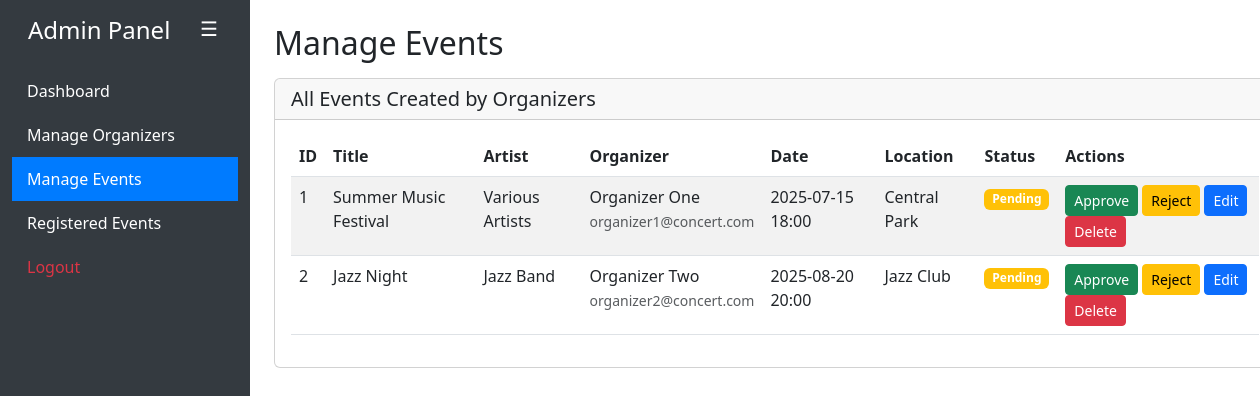
Screenshot of /adminFunc.php?section=events (signed in) with the database file from the repository.
### tables this page shows
CREATE TABLE IF NOT EXISTS events (
    id INT AUTO_INCREMENT PRIMARY KEY,
    organizer_id INT NOT NULL,
    title VARCHAR(255) NOT NULL,
    description TEXT,
    artist VARCHAR(255),
    event_date DATETIME NOT NULL,
    location VARCHAR(255) NOT NULL,
    image_path VARCHAR(255),
    status ENUM('approved', 'pending', 'rejected') NOT NULL DEFAULT 'pending',
    created_at TIMESTAMP DEFAULT CURRENT_TIMESTAMP,
    updated_at TIMESTAMP DEFAULT CURRENT_TIMESTAMP ON UPDATE CURRENT_TIMESTAMP,
    FOREIGN KEY (organizer_id) REFERENCES users(id) ON DELETE CASCADE
);

CREATE TABLE IF NOT EXISTS users (
    id INT AUTO_INCREMENT PRIMARY KEY,
    email VARCHAR(191) UNIQUE NOT NULL,
    password VARCHAR(255) NOT NULL,
    full_name VARCHAR(255) NOT NULL,
    role ENUM('admin', 'organizer', 'user') NOT NULL DEFAULT 'user',
    status ENUM('active', 'pending', 'rejected', 'deactivated') NOT NULL DEFAULT 'pending',
    created_at TIMESTAMP DEFAULT CURRENT_TIMESTAMP,
    updated_at TIMESTAMP DEFAULT CURRENT_TIMESTAMP ON UPDATE CURRENT_TIMESTAMP
);

### adminFunc.php (the view, shortened to what this page needs)
<?php
require_once 'config.php';
$csrf_token = $_SESSION['csrf_token'];
function h(string $s): string {
    return htmlspecialchars($s, ENT_QUOTES | ENT_SUBSTITUTE, 'UTF-8');
}
function get(string $k, $default = null) {
    return isset($_GET[$k]) ? trim((string)$_GET[$k]) : $default;
}
function whitelist(string $value, array $allowed, string $default): string {
    return in_array($value, $allowed, true) ? $value : $default;
}
$pdo = $db;
$section = whitelist(get('section', 'organizers'), ['organizers', 'events', 'registrations'], 'organizers');
$error   = '';
$organizers = [];
$events     = [];
try {
    if ($section === 'organizers') {
        $organizers = $pdo->query("
            SELECT id, full_name, email, status, created_at
            FROM users
            WHERE role = 'organizer'
            ORDER BY created_at DESC
        ")->fetchAll();
    } else {
        $events = $pdo->query("
            SELECT e.*, u.full_name AS organizer_name, u.email AS organizer_email
            FROM events e
            JOIN users u ON e.organizer_id = u.id
            ORDER BY e.created_at DESC
        ")->fetchAll();
    }
} catch (Throwable $e) {
    error_log("adminFunc fetch error: " . $e->getMessage());
    $error = $error ?: 'Failed to load data.';
}
?>
<!DOCTYPE html>
<html lang="en">
<head>
    <link href="https://cdn.jsdelivr.net/npm/bootstrap@5.3.0/dist/css/bootstrap.min.css" rel="stylesheet">
</head>
<body>
    <div class="container-fluid">
        <div class="row">
            <div class="col-md-2 sidebar" id="sidebar">
                <h4 class="text-white p-3">
                    <button class="menu-toggle-btn-inside" id="menuToggleBtnInside" onclick="toggleSidebar()">
                        ☰
                    </button>
                    <span class="panel-title">Admin Panel</span>
                </h4>
                <a href="index.php">Dashboard</a>
                <a href="adminFunc.php?section=organizers" class="<?php echo $section === 'organizers' ? 'active' : ''; ?>">Manage Organizers</a>
                <a href="adminFunc.php?section=events" class="<?php echo $section === 'events' ? 'active' : ''; ?>">Manage Events</a>
                <a href="adminFunc.php?section=registrations" class="<?php echo $section === 'registrations' ? 'active' : ''; ?>">Registered Events</a>
                <a href="logout.php" class="text-danger">Logout</a>
            </div>
            <div class="col-md-10 p-4 content-area" id="contentArea">
                <?php if ($section === 'organizers'): ?>
                    <h2>Manage Organizers</h2>
                    <div class="card mt-3">
                        <div class="card-header">
                            <h5 class="mb-0">All Registered Organizers</h5>
                        </div>
                        <div class="card-body">
                            <div class="table-responsive">
                                <table class="table table-striped">
                                    <thead>
                                        <tr>
                                            <th>ID</th>
                                            <th>Name</th>
                                            <th>Email</th>
                                            <th>Status</th>
                                            <th>Registered Date</th>
                                            <th>Actions</th>
                                        </tr>
                                    </thead>
                                    <tbody>
                                        <?php if ($organizers && count($organizers) > 0): ?>
                                            <?php foreach ($organizers as $o): ?>
                                                <tr>
                                                    <td><?php echo h((string)$o['id']); ?></td>
                                                    <td><?php echo h((string)$o['full_name']); ?></td>
                                                    <td><?php echo h((string)$o['email']); ?></td>
                                                    <td>
                                                        <?php
                                                        $status = (string)$o['status'];
                                                        $badgeClass = $status === 'active' ? 'bg-success' :
                                                            ($status === 'pending' ? 'bg-warning' :
                                                            ($status === 'rejected' ? 'bg-danger' : 'bg-secondary'));
                                                        ?>
                                                        <span class="badge <?php echo $badgeClass; ?>"><?php echo ucfirst($status); ?></span>
                                                    </td>
                                                    <td><?php echo date('Y-m-d H:i', strtotime((string)$o['created_at'])); ?></td>
                                                    <td>
                                                        <?php $oid = (int)$o['id']; ?>
                                                        <?php if ($status === 'pending'): ?>
                                                            <form method="post" action="adminFunc.php?section=organizers" style="display:inline;" onsubmit="return confirm('Approve this organizer?');">
                                                                <input type="hidden" name="csrf_token" value="<?php echo h($csrf_token); ?>">
                                                                <input type="hidden" name="action" value="approve">
                                                                <input type="hidden" name="organizer_id" value="<?php echo $oid; ?>">
                                                                <button type="submit" class="btn btn-sm btn-success">Approve</button>
                                                            </form>
                                                            <form method="post" action="adminFunc.php?section=organizers" style="display:inline;" onsubmit="return confirm('Reject this organizer?');">
                                                                <input type="hidden" name="csrf_token" value="<?php echo h($csrf_token); ?>">
                                                                <input type="hidden" name="action" value="reject">
                                                                <input type="hidden" name="organizer_id" value="<?php echo $oid; ?>">
                                                                <button type="submit" class="btn btn-sm btn-danger">Reject</button>
                                                            </form>
                                                        <?php endif; ?>
                                                        <?php if ($status === 'active'): ?>
                                                            <form method="post" action="adminFunc.php?section=organizers" style="display:inline;" onsubmit="return confirm('Deactivate this organizer?');">
                                                                <input type="hidden" name="csrf_token" value="<?php echo h($csrf_token); ?>">
                                                                <input type="hidden" name="action" value="deactivate">
                                                                <input type="hidden" name="organizer_id" value="<?php echo $oid; ?>">
                                                                <button type="submit" class="btn btn-sm btn-warning">Deactivate</button>
                                                            </form>
                                                        <?php endif; ?>
                                                        <form method="post" action="adminFunc.php?section=organizers" style="display:inline;" onsubmit="return confirm('Delete this organizer?');">
                                                            <input type="hidden" name="csrf_token" value="<?php echo h($csrf_token); ?>">
                                                            <input type="hidden" name="action" value="delete_organizer">
                                                            <input type="hidden" name="organizer_id" value="<?php echo $oid; ?>">
                                                            <button type="submit" class="btn btn-sm btn-danger">Delete</button>
                                                        </form>
                                                    </td>
                                                </tr>
                                            <?php endforeach; ?>
                                        <?php else: ?>
                                            <tr>
                                                <td colspan="6" class="text-center">No organizers found.</td>
                                            </tr>
                                        <?php endif; ?>
                                    </tbody>
                                </table>
                            </div>
                        </div>
                    </div>
                <?php elseif ($section === 'events'): ?>
                    <h2>Manage Events</h2>
                    <div class="card mt-3">
                        <div class="card-header">
                            <h5 class="mb-0">All Events Created by Organizers</h5>
                        </div>
                        <div class="card-body">
                            <div class="table-responsive">
                                <table class="table table-striped">
                                    <thead>
                                        <tr>
                                            <th>ID</th>
                                            <th>Title</th>
                                            <th>Artist</th>
                                            <th>Organizer</th>
                                            <th>Date</th>
                                            <th>Location</th>
                                            <th>Status</th>
                                            <th>Actions</th>
                                        </tr>
                                    </thead>
                                    <tbody>
                                        <?php if ($events && count($events) > 0): ?>
                                            <?php foreach ($events as $e): ?>
                                                <tr>
                                                    <td><?php echo h((string)$e['id']); ?></td>
                                                    <td><?php echo h((string)$e['title']); ?></td>
                                                    <td><?php echo $e['artist'] !== '' ? h((string)$e['artist']) : 'N/A'; ?></td>
                                                    <td><?php echo h((string)$e['organizer_name']); ?><br><small class="text-muted"><?php echo h((string)$e['organizer_email']); ?></small></td>
                                                    <td><?php echo date('Y-m-d H:i', strtotime((string)$e['event_date'])); ?></td>
                                                    <td><?php echo h((string)$e['location']); ?></td>
                                                    <td>
                                                        <?php
                                                        $status = (string)$e['status'];
                                                        $badgeClass = $status === 'approved' ? 'bg-success' :
                                                            ($status === 'pending' ? 'bg-warning' : 'bg-danger');
                                                        ?>
                                                        <span class="badge <?php echo $badgeClass; ?>"><?php echo ucfirst($status); ?></span>
                                                    </td>
                                                    <td>
                                                        <?php if ($status === 'pending'): ?>
                                                            <form method="post" action="adminFunc.php?section=events" style="display:inline;" onsubmit="return confirm('Approve this event?');">
                                                                <button type="submit" class="btn btn-sm btn-success">Approve</button>
                                                            </form>
                                                            <form method="post" action="adminFunc.php?section=events" style="display:inline;" onsubmit="return confirm('Reject this event?');">
                                                                <button type="submit" class="btn btn-sm btn-warning">Reject</button>
                                                            </form>
                                                        <?php endif; ?>
                                                        <a href="adminFunc.php?section=events&edit_event_id=<?php echo h((string)$e['id']); ?>" class="btn btn-sm btn-primary">Edit</a>
                                                        <form method="post" action="adminFunc.php?section=events" style="display:inline;" onsubmit="return confirm('Delete this event?');">
                                                            <button type="submit" class="btn btn-sm btn-danger">Delete</button>
                                                        </form>
                                                    </td>
                                                </tr>
                                            <?php endforeach; ?>
                                        <?php else: ?>
                                            <tr>
                                                <td colspan="8" class="text-center">No events found.</td>
                                            </tr>
                                        <?php endif; ?>
                                    </tbody>
                                </table>
                            </div>
                        </div>
                    </div>
                <?php endif; ?>
            </div>
        </div>
    </div>
</body>
</html>

### adminFunc.php (style rules this page uses)
.sidebar { min-height: 100vh; background-color: #343a40; transition: width 0.3s ease-in-out, transform 0.3s ease-in-out; position: fixed; left: 0; top: 0; bottom: 0; width: 250px; z-index: 1000; overflow: hidden; }
.sidebar a { color: #fff; text-decoration: none; padding: 10px 15px; display: block; }
.sidebar a.active { background-color: #007bff; }
.sidebar h4 { margin-top: 0; padding: 15px 50px 15px 18px; position: relative; color: #fff; }
.sidebar .menu-toggle-btn-inside { position: absolute; top: 12px; right: 12px; z-index: 1002; background-color: transparent; border: none; color: white; padding: 5px 8px; cursor: pointer; font-size: 20px; }
.content-area { transition: margin-left 0.3s ease-in-out, width 0.3s ease-in-out; margin-left: 250px; }
@media (min-width: 768px) { .sidebar { position: fixed; } }
@media (min-width: 768px) { .content-area { margin-left: 250px; } }

### rows the page displays
events: id "1", title "Summer Music Festival", artist "Various Artists", organizer.full_name "Organizer One", organizer.email "organizer1@concert.com", event_date "2025-07-15 18:00", location "Central Park", status "Pending"
events: id "2", title "Jazz Night", artist "Jazz Band", organizer.full_name "Organizer Two", organizer.email "organizer2@concert.com", event_date "2025-08-20 20:00", location "Jazz Club", status "Pending"
